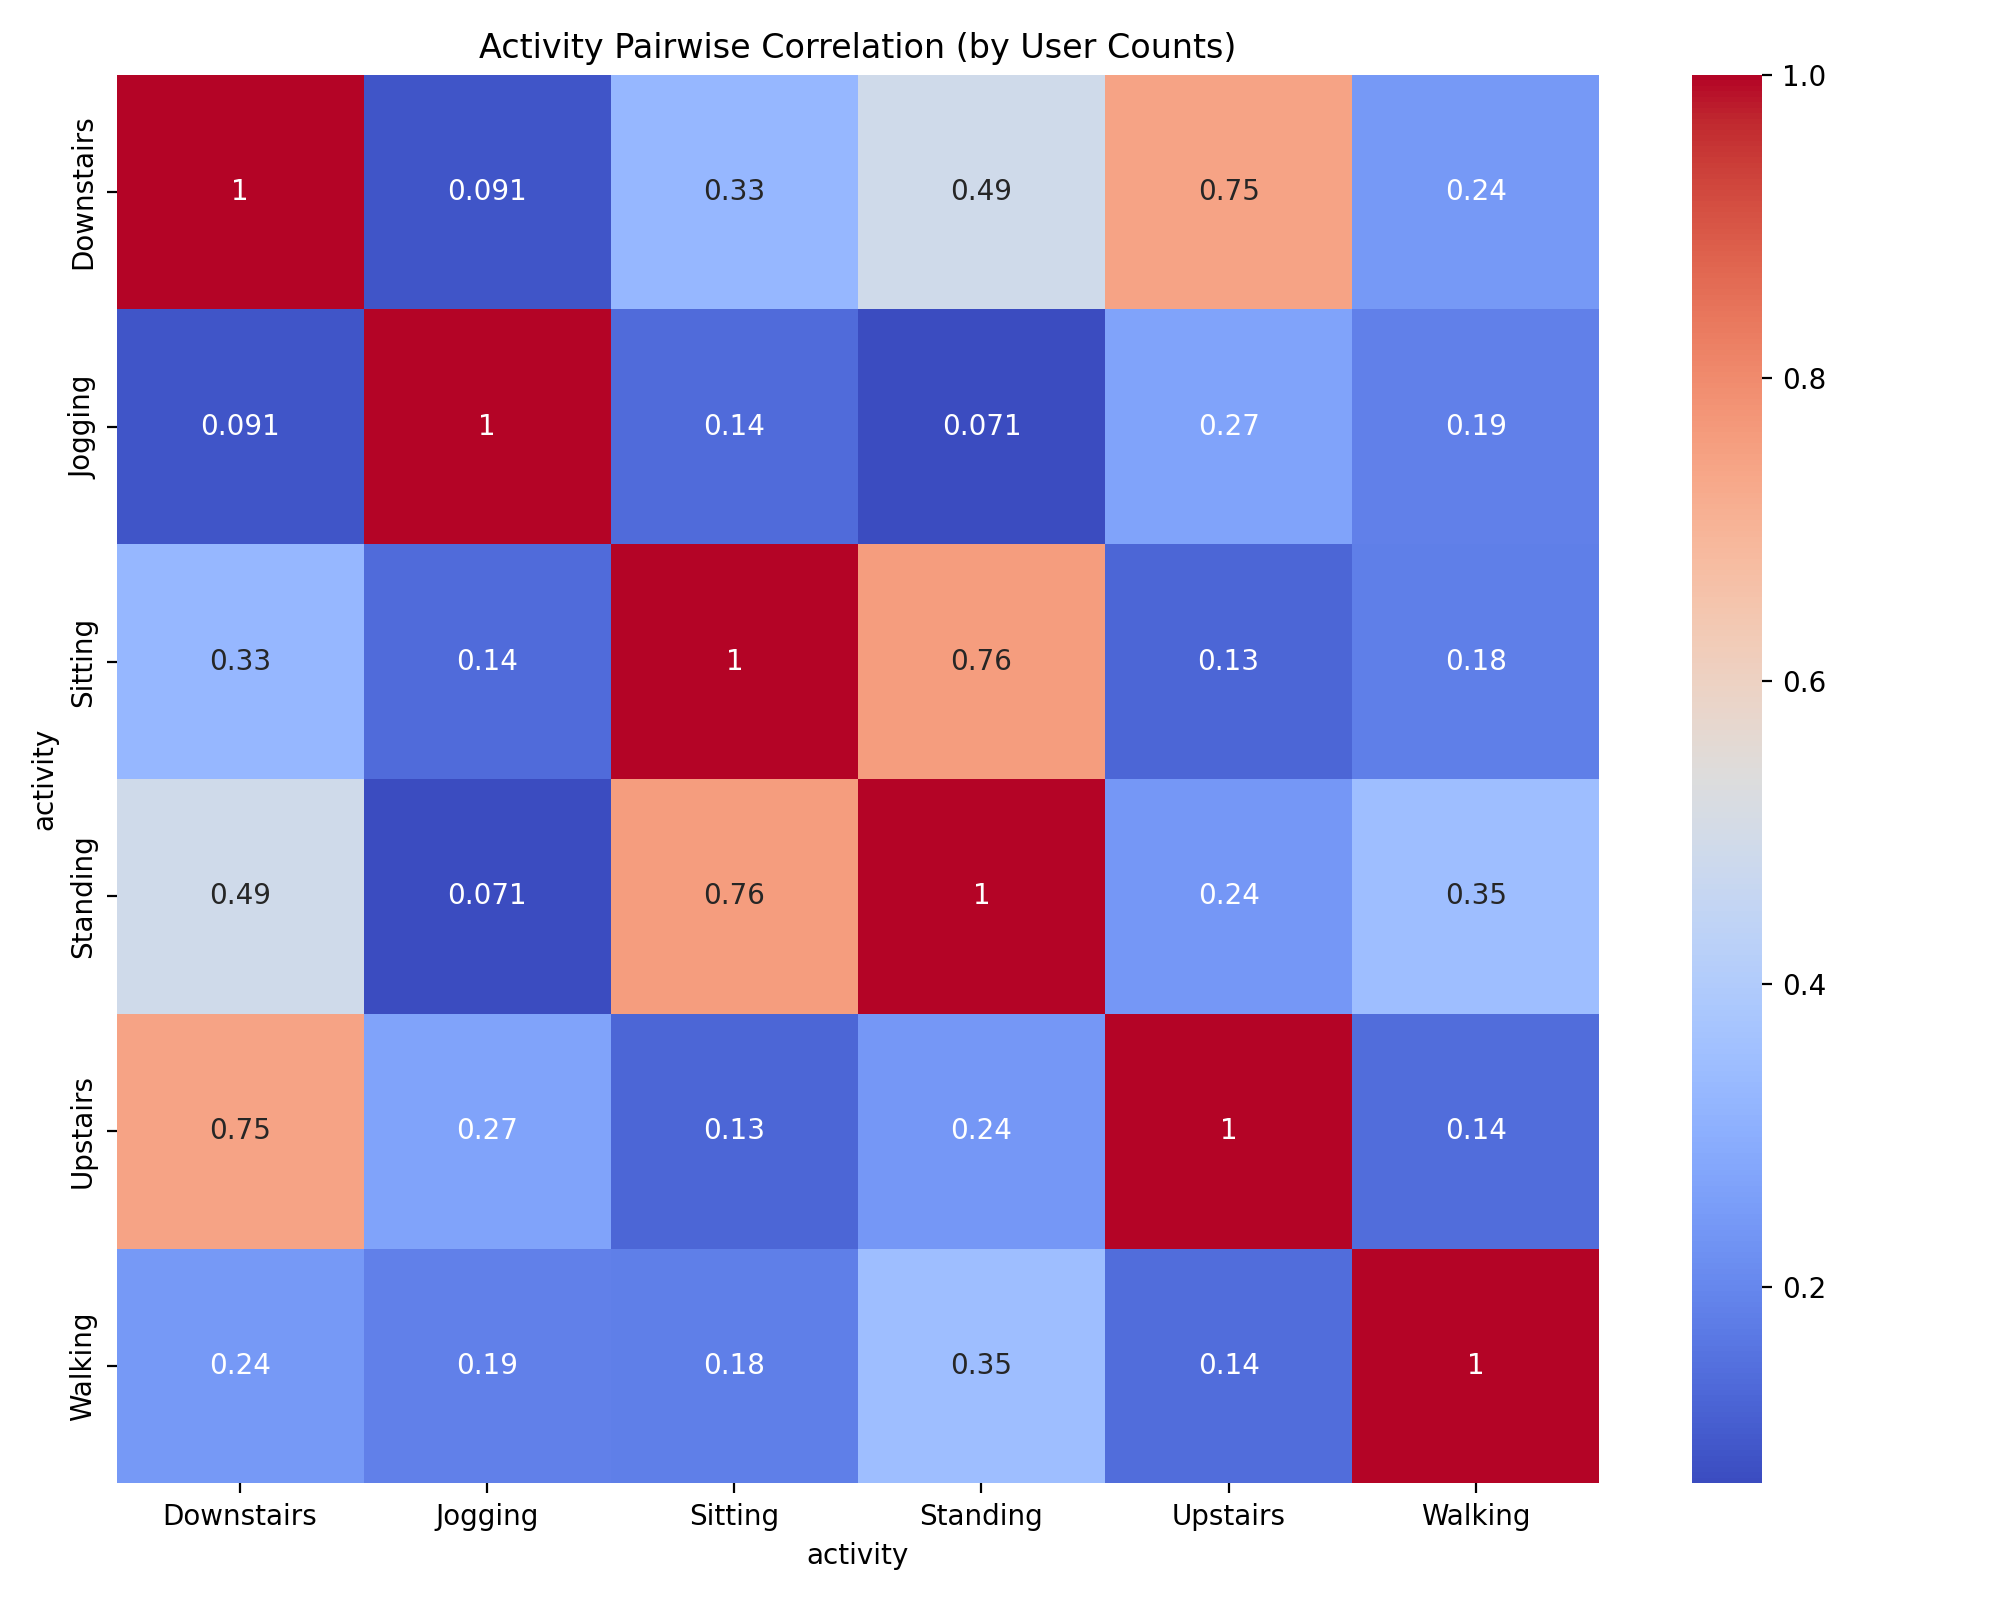

This figure's Python source:
import matplotlib.pyplot as plt
import seaborn as sns
from clean_wisdm import clean_data


def plot_activity_correlation(data, output_path=None):
    counts = data.groupby(["user_id", "activity"]).size().unstack(fill_value=0)
    corr = counts.corr()
    plt.figure(figsize=(10, 8))
    sns.heatmap(corr, annot=True, cmap="coolwarm")
    plt.title("Activity Pairwise Correlation (by User Counts)")
    plt.tight_layout()
    if output_path:
        plt.savefig(output_path, dpi=200)


if __name__ == "__main__":
    data = clean_data("WISDM_ar_v1.1_raw.csv")
    plot_activity_correlation(data, "activity_correlation.png")
